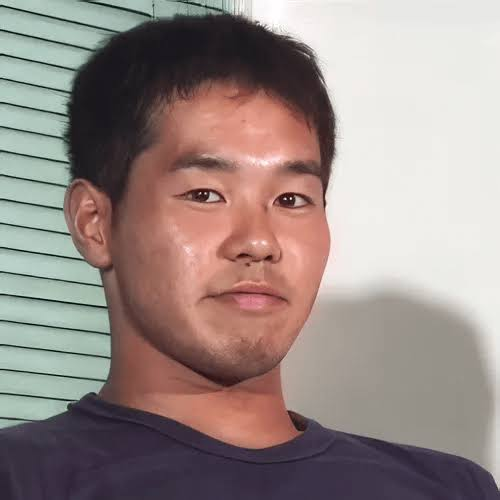
#> input picture assets/src/01M6M9ENZ2M8FMSQTJ31WW8649.jpg, 500 x 500 px, found by its file name; its folder holds 5 pictures in this run
$ python crop.py
#> lines starting #> are read from the running program, lines starting #| are printed output that depends on the picture
from PIL import Image, ImageOps
S='src/'
def c(f,box,out,size):
#> called with f = '01M6M9ENZ2M8FMSQTJ31WW8649.jpg', box = (105, 70, 375, 340), out = 'senpai_face.jpg', size = (128, 128)
    im=Image.open(S+f).convert('RGB').crop(box)
    im=im.resize(size,Image.LANCZOS) if size else im
#> im: PIL image 128x128 RGB
    im.save(out,quality=86); return im
# icons 128x128 (faces)
c('01M6M9ENZ2M8FMSQTJ31WW8649.jpg',(105,70,375,340),'senpai_face.jpg',(128,128))
c('01M6M9ENZ2M8FMSQTJ31WW8649.jpg',(0,0,500,500),'title_senpai.jpg',(360,360))
#> in c, im is the input picture: PIL image 500x500 RGB; mean R, G, B 153.2, 138.5, 134.5
c('01M6M9EZHVFX4JS1Z333QS1VEM.jpg',(75,5,335,262),'grimace_face.jpg',(128,128))
#> call 3 of c, with f = '01M6M9EZHVFX4JS1Z333QS1VEM.jpg', box = (75, 5, 335, 262), out = 'grimace_face.jpg', size = (128, 128)
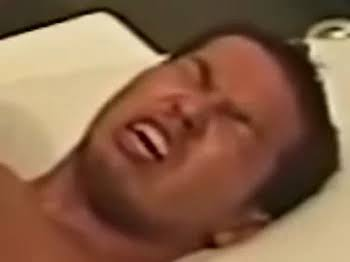
#> input picture assets/src/01M6M9EZHVFX4JS1Z333QS1VEM.jpg, 350 x 262 px, found by its file name
c('01M6M9ER7ZRTCV2TBNNK9HJK73.jpg',(70,45,410,320),'trio_sepia_card.jpg',(320,260))
#> call 4 of c, with f = '01M6M9ER7ZRTCV2TBNNK9HJK73.jpg', box = (70, 45, 410, 320), out = 'trio_sepia_card.jpg', size = (320, 260)
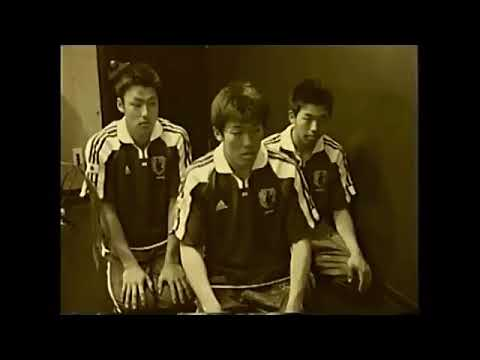
#> input picture assets/src/01M6M9ER7ZRTCV2TBNNK9HJK73.jpg, 480 x 360 px, found by its file name
c('01M6M9ER7ZRTCV2TBNNK9HJK73.jpg',(195,80,285,170),'trio_sepia_face.jpg',(128,128))
c('01M6M9ESPNHFZMYJJKMXFCN7PC.webp',(0,20,442,332),'navy_trio_card.jpg',(320,226))
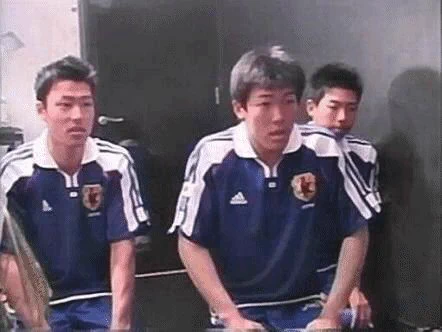
#> input picture assets/src/01M6M9ESPNHFZMYJJKMXFCN7PC.webp, 442 x 332 px, found by its file name
c('01M6M9ESPNHFZMYJJKMXFCN7PC.webp',(225,45,315,135),'navy_center_face.jpg',(128,128))
c('01M6M9ESPNHFZMYJJKMXFCN7PC.webp',(28,50,113,135),'navy_left_face.jpg',(128,128))
c('01M6M9ESPNHFZMYJJKMXFCN7PC.webp',(298,55,368,125),'navy_right_face.jpg',(128,128))
#> in c (call 9), `im=Image.open(S+f).convert('RGB').crop(box)`:
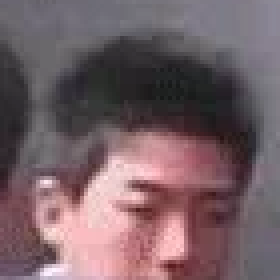
#> im: PIL image 70x70 RGB (shown 4 times larger); mean R, G, B 117.4, 96.2, 101.9
c('01M6M9EV642XY42QNN27HRXPW9.jpg',(90,100,170,180),'locker_left_face.jpg',(128,128))
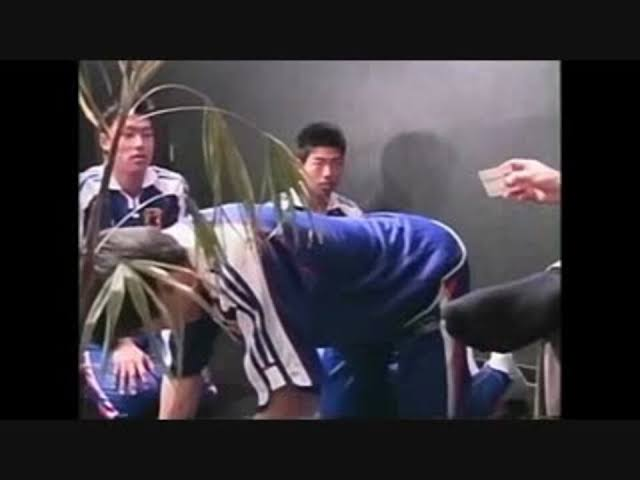
#> input picture assets/src/01M6M9EV642XY42QNN27HRXPW9.jpg, 640 x 480 px, found by its file name
#> in c (call 10), `im=im.resize(size,Image.LANCZOS) if size else im`:
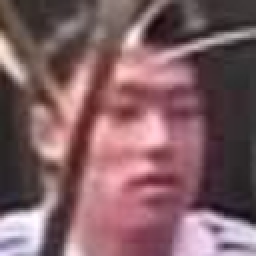
#> im: PIL image 128x128 RGB (shown 2 times larger); mean R, G, B 129.3, 95.8, 100.9
c('01M6M9EV642XY42QNN27HRXPW9.jpg',(282,112,356,186),'locker_right_face.jpg',(128,128))
#> in c (call 11), `im=Image.open(S+f).convert('RGB').crop(box)`:
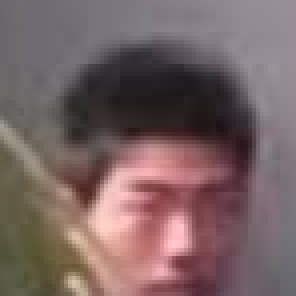
#> im: PIL image 74x74 RGB (shown 4 times larger); mean R, G, B 119.5, 99.1, 99.3
#> (the run stopped early here; a loop or call above may not have finished)
